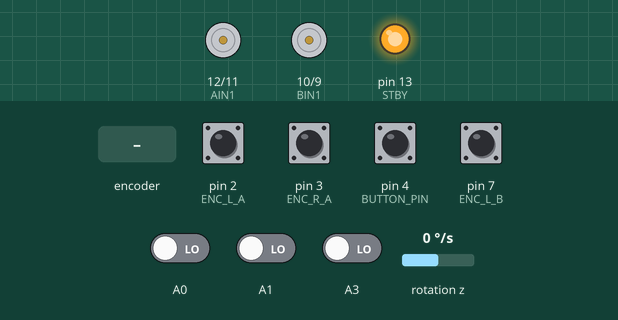
The program below on a simulated Arduino Nano, built with avr-gcc and run on an emulated ATmega328P. On the bench: motor-driver pin pairs drawn as motors (green arrow = first pin HIGH = forward, orange = second pin HIGH = backward, longer = more drive, scaled by the enable pin, stopped while the standby pin is LOW), output pins drawn as LEDs (lit = HIGH). Wiring (inferred from the names in the program): MPU-6050 motion sensor at I2C address 0x68. The test bench sets the inputs (shaded band); at power-on: pin 2 (ENC_L_A), pin 3 (ENC_R_A), pin 4 (BUTTON_PIN), pin 7 (ENC_L_B) HIGH, A0, A1, A3 LOW, rotation z 0 °/s. Pins used as bus, display or sensor lines are not drawn; what the program prints to the serial monitor is not drawn.

Above: at 1.2 s.
1.3 s: pin 4 (BUTTON_PIN) pulled LOW for 0.15 s
4.4 s: pin 4 (BUTTON_PIN) pulled LOW for 1 s
At 7.2 s:
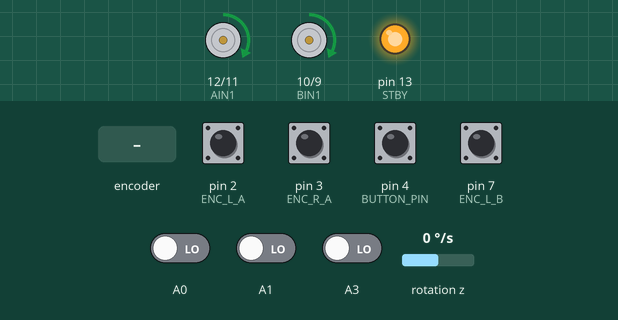
7.6 s: rotation z set to -192 °/s
At 8.3 s:
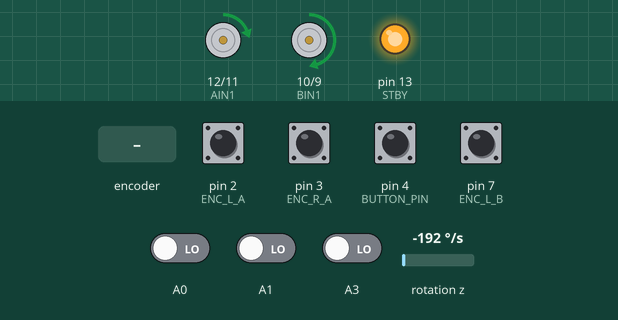
10.6 s: rotary encoder on pin 2 (ENC_L_A) / pin 7 (ENC_L_B) turned 3 steps (first pin leading)
14.2 s: rotation z set to 0 °/s
At 14.2 s:
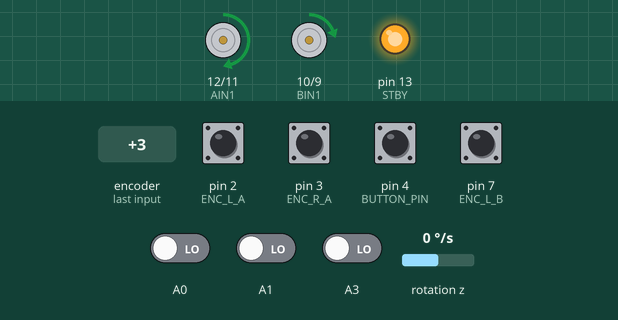
15.7 s: rotation z set to 2 °/s
At 18.9 s:
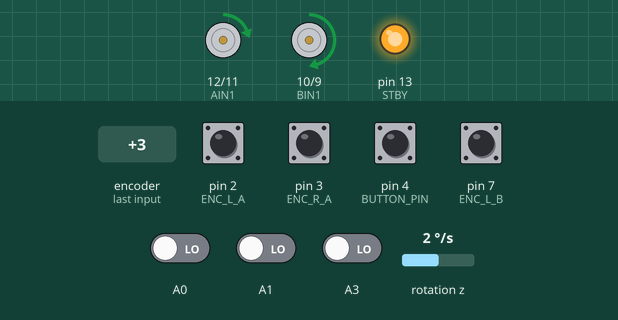
Timing chart, 0 to 19.7 s (numbered marks = the images above; inputs shaded):
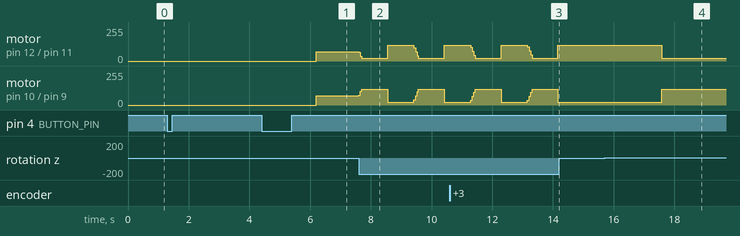

The program:

main.cpp
```cpp
// Test: Stage 6 — Exploration Mode
// This is the first PHYSICAL integration test. The robot will:
//   1. Start at (0,0) facing NORTH
//   2. On each step: read sensors, update maze, flood fill, choose dir, turn, move
//   3. Stop when it reaches the goal zone (center 4 cells)
// Serial Monitor will show coordinates and maze state after each step.

#include "config.h"
#include "motion.h"
#include "imu.h"
#include "motors.h"
#include "encoders.h"
#include "sensors.h"
#include "maze.h"
#include "navigation.h"
#include <Arduino.h>

// ── Button state machine ─────────────────────────────────────────────────────
enum TestState { TST_IDLE, TST_CALIBRATING, TST_READY, TST_EXPLORING, TST_DONE };
TestState state = TST_IDLE;

unsigned long buttonPressTime = 0;
bool buttonHeld = false;

bool checkLongPress() {
  if (digitalRead(BUTTON_PIN) == LOW) {
    if (buttonPressTime == 0) buttonPressTime = millis();
    else if (millis() - buttonPressTime > 1000) { buttonHeld = true; return true; }
  } else {
    if (buttonHeld) { buttonHeld = false; buttonPressTime = 0; return false; }
    buttonPressTime = 0;
  }
  return false;
}

void waitForRelease() {
  while (digitalRead(BUTTON_PIN) == LOW) delay(10);
  delay(50);
}

// ─────────────────────────────────────────────────────────────────────────────
void setup() {
  Serial.begin(115200);
  pinMode(BUTTON_PIN, INPUT_PULLUP);

  initMotion();
  initSensors();

  Serial.println(F("=== Stage 6: Exploration Mode ==="));
  Serial.println(F("Place robot at maze position (0,0) facing NORTH."));
  Serial.println(F("Click button to calibrate IMU."));
}

void loop() {
  // ── Long-press = reset ─────────────────────────────────────────────────────
  if (checkLongPress()) {
    Serial.println(F("\n[RESET] Returning to IDLE."));
    state = TST_IDLE;
    brake();
    delay(500);
    buttonHeld = false;
    buttonPressTime = 0;
    Serial.println(F("Click button to calibrate IMU."));
    return;
  }

  switch (state) {

    case TST_IDLE:
      if (digitalRead(BUTTON_PIN) == LOW && !buttonHeld) {
        waitForRelease();
        state = TST_CALIBRATING;
      }
      break;

    case TST_CALIBRATING:
      Serial.println(F("Calibrating IMU — keep bot STILL..."));
      initIMU();

      // Initialize at (7,0) facing NORTH for right-side start.
      // Modify to (0,0, NORTH) if starting from the left side later.
      initNavigation(7, 0, NORTH);

      Serial.println(F("Ready! Click button to START EXPLORATION."));
      state = TST_READY;
      break;

    case TST_READY:
      if (digitalRead(BUTTON_PIN) == LOW && !buttonHeld) {
        waitForRelease();
        delay(500); // Small pause before launch
        Serial.println(F("Starting exploration..."));
        state = TST_EXPLORING;
      }
      break;

    case TST_EXPLORING: {
      // Log current position before moving
      Serial.print(F("Pos: ("));
      Serial.print(botX); Serial.print(F(","));
      Serial.print(botY); Serial.print(F(") Dir: "));
      const char* dNames[] = { "N", "E", "S", "W" };
      Serial.println(dNames[botDir]);

      // Execute one explore step
      bool atGoal = exploreStep();

      if (atGoal) {
        Serial.println(F("\n*** GOAL REACHED! ***"));
        Serial.print(F("Final position: ("));
        Serial.print(botX); Serial.print(F(","));
        Serial.print(botY); Serial.println(F(")"));
        Serial.println(F("Hold button to reset and run again."));

        printMaze();

        state = TST_DONE;
      }
      break;
    }

    case TST_DONE:
      // Wait for long-press reset
      break;
  }
}
```

encoders.h
```cpp
#pragma once

#include "config.h"

extern volatile long leftTicks;
extern volatile long rightTicks;

void initEncoders();
void resetEncoders();
long getLeftTicks();
long getRightTicks();
```

floodfill.h
```cpp
#pragma once

#include <stdint.h>
#include "config.h"
#include "maze.h"

void floodFill();
Direction getBestDirection(uint8_t x, uint8_t y, Direction heading);
```

imu.h
```cpp
#pragma once

#include "config.h"

bool initIMU();
bool calibrateGyro();
void updateYawAngle();
float getYawAngle();
void resetYaw();
```

maze.h
```cpp
#pragma once

#include <stdint.h>
#include "config.h"

struct Cell {
  uint8_t walls;     // Bitmask: bit 0=N, 1=E, 2=S, 3=W
  uint8_t distance;  // Flood fill distance value (0-255)
  bool visited;      // Has robot entered this cell?
};

extern Cell maze[MAZE_SIZE][MAZE_SIZE];

void initMaze();
void updateWalls(uint8_t x, uint8_t y, Direction heading,
                 bool wF, bool wL, bool wR);
bool isGoal(uint8_t x, uint8_t y);
void printMaze();
```

motion.h
```cpp
#pragma once

#include "config.h"

// Initialize motion dependencies (if any specific state is needed)
void initMotion();

// High level movement functions
void moveForward(float distance_cm);
void turnRight90();
void turnLeft90();
void turnBack();

// Helpers to get IMU and Encoders for PID feedback loops
void updateMotionState();
```

motors.h
```cpp
#pragma once

#include "config.h"

void initMotors();
void setMotors(int leftPWM, int rightPWM);
void brake();
```

navigation.h
```cpp
#pragma once

#include <stdint.h>
#include "config.h"
#include "maze.h"

// ── Robot position state (exported so test sketches can read them) ──────────
extern uint8_t  botX;
extern uint8_t  botY;
extern Direction botDir;

// ── Lifecycle ────────────────────────────────────────────────────────────────
void initNavigation(uint8_t startX = 0, uint8_t startY = 0, Direction startHeading = NORTH);

// ── Exploration ──────────────────────────────────────────────────────────────
// Execute exactly one explore step:
//   read sensors → update walls → flood fill → choose direction → turn → move
// Returns true when the goal has been reached.
bool exploreStep();

// ── Turn helper ──────────────────────────────────────────────────────────────
// Turn the bot to face `target` from `current` using the shortest rotation.
void turnToFace(Direction target, Direction current);

// ── Speed-run (Stage 7) stubs ────────────────────────────────────────────────
void computeSpeedRunPath();
void executeSpeedRun();
```

sensors.h
```cpp
#pragma once

#include "config.h"

// Expose state variables for debugging/dashboarding
extern float distFront;
extern float distLeft;
extern float distRight;

extern bool isWallFront;
extern bool isWallLeft;
extern bool isWallRight;

void initSensors();

// Call this function continuously in the loop to get fresh data
void updateSensors();

bool wallFront();
bool wallLeft();
bool wallRight();
```

encoders.cpp
```cpp
#include "encoders.h"
#include <Arduino.h>

volatile long leftTicks = 0;
volatile long rightTicks = 0;

void leftISR() {
  // Left motor forward = +ve ticks
  if (digitalRead(ENC_L_B) == LOW)
    leftTicks++;
  else
    leftTicks--;
}

void rightISR() {
  // Right motor forward = +ve ticks
  if (digitalRead(ENC_R_B) == HIGH)
    rightTicks++;
  else
    rightTicks--;
}

void initEncoders() {
  pinMode(ENC_L_A, INPUT);
  pinMode(ENC_L_B, INPUT);
  pinMode(ENC_R_A, INPUT);
  pinMode(ENC_R_B, INPUT);

  // Left encoder on D2 (INT0), Right encoder on D3 (INT1)
  attachInterrupt(digitalPinToInterrupt(ENC_L_A), leftISR, RISING);
  attachInterrupt(digitalPinToInterrupt(ENC_R_A), rightISR, RISING);
}

void resetEncoders() {
  noInterrupts();
  leftTicks = 0;
  rightTicks = 0;
  interrupts();
}

long getLeftTicks() {
  noInterrupts();
  long t = leftTicks;
  interrupts();
  return t;
}

long getRightTicks() {
  noInterrupts();
  long t = rightTicks;
  interrupts();
  return t;
}
```

floodfill.cpp
```cpp
#include "floodfill.h"
#include "maze.h"
#include <Arduino.h>


#define QUEUE_SIZE 128

// ─────────────────────────────────────────────────────────────────────────────
// Neighbor offsets and wall masks for N, E, S, W
// ─────────────────────────────────────────────────────────────────────────────
static const int8_t dx[4] = {  0, +1,  0, -1 };  // N, E, S, W
static const int8_t dy[4] = { +1,  0, -1,  0 };
static const uint8_t wallBit[4] = { WALL_N, WALL_E, WALL_S, WALL_W };

// ─────────────────────────────────────────────────────────────────────────────
// floodFill: BFS from all 4 goal cells outward.
//   Every reachable cell gets a distance = fewest open-wall hops to goal.
// ─────────────────────────────────────────────────────────────────────────────
void floodFill() {
  // 1. Reset all distances
  for (uint8_t x = 0; x < MAZE_SIZE; x++) {
    for (uint8_t y = 0; y < MAZE_SIZE; y++) {
      maze[x][y].distance = 255;
    }
  }

  // 2. BFS queue (fixed array — no heap allocation on Arduino)
  //    Each entry is packed as (x << 4 | y) for compactness (values 0-7 each)
  uint8_t queue[QUEUE_SIZE];
  uint8_t head = 0, tail = 0;

  // 3. Seed the 4 goal cells at distance 0
  const uint8_t goalX[] = { GOAL_X1, GOAL_X1, GOAL_X2, GOAL_X2 };
  const uint8_t goalY[] = { GOAL_Y1, GOAL_Y2, GOAL_Y1, GOAL_Y2 };

  for (uint8_t i = 0; i < 4; i++) {
    uint8_t gx = goalX[i], gy = goalY[i];
    maze[gx][gy].distance = 0;
    queue[tail++] = (gx << 4) | gy;
  }

  // 4. BFS propagation
  while (head != tail) {
    uint8_t cell = queue[head++];
    if (head >= QUEUE_SIZE) head = 0; // ring buffer wrap

    uint8_t cx = (cell >> 4) & 0x0F;
    uint8_t cy = cell & 0x0F;

    uint8_t nextDist = maze[cx][cy].distance + 1;

    for (uint8_t dir = 0; dir < 4; dir++) {
      // Skip if there is a wall between current cell and neighbor
      if (maze[cx][cy].walls & wallBit[dir]) continue;

      int8_t nx = cx + dx[dir];
      int8_t ny = cy + dy[dir];

      // Bounds check
      if (nx < 0 || nx >= MAZE_SIZE || ny < 0 || ny >= MAZE_SIZE) continue;

      // Only update if we found a shorter path
      if (maze[nx][ny].distance > nextDist) {
        maze[nx][ny].distance = nextDist;
        queue[tail++] = ((uint8_t)nx << 4) | (uint8_t)ny;
        if (tail >= QUEUE_SIZE) tail = 0; // ring buffer wrap
      }
    }
  }
}

// ─────────────────────────────────────────────────────────────────────────────
// getBestDirection: Find the open neighbor with the lowest flood fill distance.
//   Prefers straight ahead to minimize turns if there's a tie.
// ─────────────────────────────────────────────────────────────────────────────
Direction getBestDirection(uint8_t x, uint8_t y, Direction heading) {
  uint8_t  bestDist = 255;
  Direction bestDir  = heading; // default: keep going straight

  // Check all 4 directions, prioritizing the current heading for ties
  for (int8_t offset = 0; offset < 4; offset++) {
    // Order: 0=straight, -1=right, 1=left, 2=back (encoded as 0,1,3,2)
    int8_t prio[4] = { 0, 1, 3, 2 }; // offsets from heading, priority order
    Direction dir = (Direction)(((int)heading + prio[offset] + 4) % 4);

    // Check for wall
    if (maze[x][y].walls & wallBit[dir]) continue;

    int8_t nx = x + dx[dir];
    int8_t ny = y + dy[dir];

    if (nx < 0 || nx >= MAZE_SIZE || ny < 0 || ny >= MAZE_SIZE) continue;

    if (maze[nx][ny].distance < bestDist) {
      bestDist = maze[nx][ny].distance;
      bestDir  = dir;
    }
  }

  return bestDir;
}
```

imu.cpp
```cpp
#include "imu.h"
#include "config.h"
#include <Arduino.h>
#include <Wire.h>

static float yawAngle = 0.0;
static float gyroBias = 0.0;
static unsigned long lastIMUTime = 0;

static int16_t readRawGyro() {
  Wire.beginTransmission(MPU_ADDR);
  Wire.write(GYRO_REG);
  Wire.endTransmission(false);
  Wire.requestFrom(MPU_ADDR, 2);
  return Wire.read() << 8 | Wire.read();
}

bool initIMU() {
  Wire.begin();

  // Wake up MPU6050
  Wire.beginTransmission(MPU_ADDR);
  Wire.write(0x6B); // PWR_MGMT_1
  Wire.write(0x00);
  if (Wire.endTransmission() != 0) {
    return false; // MPU not found
  }

  // Set gyro range to ±250°/s
  Wire.beginTransmission(MPU_ADDR);
  Wire.write(0x1B);
  Wire.write(0x00);
  Wire.endTransmission();

  // Calibrate the IMU so that robot doesn't drift
  // wildly before we even begin!
  calibrateGyro();

  return true;
}

bool calibrateGyro() {
  long sum = 0;
  // Discard first few readings
  for (int i = 0; i < 50; i++) {
    readRawGyro();
    delay(2);
  }

  // Average 400 samples
  for (int i = 0; i < 400; i++) {
    sum += readRawGyro();
    delay(5);
  }
  gyroBias = sum / 400.0;
  lastIMUTime = micros();
  return true;
}

void updateYawAngle() {
  unsigned long now = micros();
  float dt = (now - lastIMUTime) / 1000000.0;
  lastIMUTime = now;

  int16_t raw = readRawGyro();
  float rate = (raw - gyroBias) / GYRO_SENS;

  // Positive yaw = left, negative yaw = right
  yawAngle += rate * dt;

  // Wrap to +/- 180 degrees
  if (yawAngle > 180.0) yawAngle -= 360.0;
  if (yawAngle < -180.0) yawAngle += 360.0;
}

float getYawAngle() {
  return yawAngle;
}

void resetYaw() {
  yawAngle = 0.0;
}
```

maze.cpp
```cpp
#include "maze.h"
#include <Arduino.h>


Cell maze[MAZE_SIZE][MAZE_SIZE];

// ─────────────────────────────────────────────────────────────────────────────
// initMaze: Reset all cells and stamp in the outer perimeter walls
// ─────────────────────────────────────────────────────────────────────────────
void initMaze() {
  for (uint8_t x = 0; x < MAZE_SIZE; x++) {
    for (uint8_t y = 0; y < MAZE_SIZE; y++) {
      maze[x][y].walls    = 0;
      maze[x][y].distance = 255; // Unknown / infinity
      maze[x][y].visited  = false;
    }
  }

  // Stamp outer perimeter walls
  for (uint8_t i = 0; i < MAZE_SIZE; i++) {
    maze[i][0].walls          |= WALL_S; // Bottom row: South wall
    maze[i][MAZE_SIZE-1].walls |= WALL_N; // Top row: North wall
    maze[0][i].walls          |= WALL_W; // Left col: West wall
    maze[MAZE_SIZE-1][i].walls |= WALL_E; // Right col: East wall
  }
}

// ─────────────────────────────────────────────────────────────────────────────
// updateWalls: Translate relative sensor readings to absolute wall bitmasks.
//   heading = robot's absolute compass direction (NORTH=0, EAST=1, SOUTH=2, WEST=3)
//   wF = front wall seen, wL = left wall seen, wR = right wall seen
// ─────────────────────────────────────────────────────────────────────────────
void updateWalls(uint8_t x, uint8_t y, Direction heading,
                 bool wF, bool wL, bool wR) {

  // Map (heading + relative offset) to absolute direction bitmask
  // Offset: 0=Front, 3=Left(-1=+3), 1=Right
  auto absBit = [](Direction h, int offset) -> uint8_t {
    int dir = ((int)h + offset) % 4;
    switch (dir) {
      case 0: return WALL_N;
      case 1: return WALL_E;
      case 2: return WALL_S;
      case 3: return WALL_W;
    }
    return 0;
  };

  // Absolute bitmasks for each relative sensor
  uint8_t frontBit = absBit(heading, 0);
  uint8_t rightBit = absBit(heading, 1);
  uint8_t leftBit  = absBit(heading, 3);

  if (wF) maze[x][y].walls |= frontBit;
  if (wR) maze[x][y].walls |= rightBit;
  if (wL) maze[x][y].walls |= leftBit;

  // ── Mirror to neighbors ────────────────────────────────────────────────────
  // Each wall is shared between two adjacent cells. We must update both.
  // Neighbor offsets: N=(0,+1), E=(+1,0), S=(0,-1), W=(-1,0)
  auto mirrorWall = [&](uint8_t bit) {
    int nx = x, ny = y;
    uint8_t mirrorBit;
    switch (bit) {
      case WALL_N: ny++; mirrorBit = WALL_S; break;
      case WALL_S: ny--; mirrorBit = WALL_N; break;
      case WALL_E: nx++; mirrorBit = WALL_W; break;
      case WALL_W: nx--; mirrorBit = WALL_E; break;
      default: return;
    }
    if (nx >= 0 && nx < MAZE_SIZE && ny >= 0 && ny < MAZE_SIZE) {
      maze[nx][ny].walls |= mirrorBit;
    }
  };

  if (wF) mirrorWall(frontBit);
  if (wR) mirrorWall(rightBit);
  if (wL) mirrorWall(leftBit);

  maze[x][y].visited = true;
}

bool isGoal(uint8_t x, uint8_t y) {
  return (x == GOAL_X1 || x == GOAL_X2) &&
         (y == GOAL_Y1 || y == GOAL_Y2);
}

// ─────────────────────────────────────────────────────────────────────────────
// printMaze: Renders an ASCII representation of the 8x8 grid to Serial.
//   Each cell is drawn with N/S/E/W walls and the distance number.
// ─────────────────────────────────────────────────────────────────────────────
void printMaze() {
  Serial.println(F("\n=== MAZE STATE ==="));

  // Print from North (top) down to South (bottom)
  for (int y = MAZE_SIZE - 1; y >= 0; y--) {

    // --- Top border of this row ---
    for (uint8_t x = 0; x < MAZE_SIZE; x++) {
      Serial.print((maze[x][y].walls & WALL_N) ? "+---" : "+   ");
    }
    Serial.println("+");

    // --- Cell content row ---
    for (uint8_t x = 0; x < MAZE_SIZE; x++) {
      // Print left wall
      Serial.print((maze[x][y].walls & WALL_W) ? "|" : " ");

      // Print distance or '??' if not yet calculated
      if (maze[x][y].distance < 255) {
        char buf[4];
        sprintf(buf, "%3u", maze[x][y].distance);
        Serial.print(buf);
      } else {
        Serial.print(" ? ");
      }
    }
    // Print rightmost wall
    Serial.print((maze[MAZE_SIZE-1][y].walls & WALL_E) ? "|" : " ");
    Serial.println();
  }

  // --- Bottom border of the last row ---
  for (uint8_t x = 0; x < MAZE_SIZE; x++) {
    Serial.print((maze[x][0].walls & WALL_S) ? "+---" : "+   ");
  }
  Serial.println("+");
  Serial.println();
}
```

motors.cpp
```cpp
#include "motors.h"
#include <Arduino.h>

void initMotors() {
  pinMode(PWMA, OUTPUT);
  pinMode(AIN1, OUTPUT);
  pinMode(AIN2, OUTPUT);

  pinMode(PWMB, OUTPUT);
  pinMode(BIN1, OUTPUT);
  pinMode(BIN2, OUTPUT);

  pinMode(STBY, OUTPUT);
  digitalWrite(STBY, HIGH); // Enable motor driver
}

void setMotors(int leftSpeed, int rightSpeed) {
  // Constrain speeds
  leftSpeed = constrain(leftSpeed, -255, 255);
  rightSpeed = constrain(rightSpeed, -255, 255);

  // Left Motor (PWMA, AIN1, AIN2)
  if (leftSpeed == 0) {
    digitalWrite(AIN1, LOW);
    digitalWrite(AIN2, LOW);
    analogWrite(PWMA, 0);
  } else if (leftSpeed > 0) {
    digitalWrite(AIN1, HIGH);
    digitalWrite(AIN2, LOW);
    analogWrite(PWMA, leftSpeed);
  } else {
    digitalWrite(AIN1, LOW);
    digitalWrite(AIN2, HIGH);
    analogWrite(PWMA, -leftSpeed);
  }

  // Right Motor (PWMB, BIN1, BIN2)
  if (rightSpeed == 0) {
    digitalWrite(BIN1, LOW);
    digitalWrite(BIN2, LOW);
    analogWrite(PWMB, 0);
  } else if (rightSpeed > 0) {
    digitalWrite(BIN1, HIGH);
    digitalWrite(BIN2, LOW);
    analogWrite(PWMB, rightSpeed);
  } else {
    digitalWrite(BIN1, LOW);
    digitalWrite(BIN2, HIGH);
    analogWrite(PWMB, -rightSpeed);
  }
}

void brake() {
  digitalWrite(AIN1, HIGH);
  digitalWrite(AIN2, HIGH);
  analogWrite(PWMA, 0);

  digitalWrite(BIN1, HIGH);
  digitalWrite(BIN2, HIGH);
  analogWrite(PWMB, 0);
}
```

Source omitted: motion.cpp (6126 bytes), navigation.cpp (4318 bytes), sensors.cpp (3096 bytes), config.h (4262 bytes)

Measured:
- the behaviour switches between 1 and 2 °/s on rotation z (found by bisection; images 3 and 4)
- after the input at 1.3 s, every drawn part: stays the same
- after the input at 4.4 s, motor on pin 12 (AIN1) / pin 11 (AIN2), motor on pin 10 (BIN1) / pin 9 (BIN2): stopped → forward 70/255 after 1.8 s
- after the input at 7.6 s, motor on pin 12 (AIN1) / pin 11 (AIN2): ramps from forward 120/255 to forward 20/255 and jumps back, once every 1.9 s; motor on pin 10 (BIN1) / pin 9 (BIN2): ramps from forward 20/255 to forward 120/255 and jumps back, once every 1.9 s
- after the input at 14.2 s, motor on pin 12 (AIN1) / pin 11 (AIN2): stays forward 120/255 (without the input it goes to forward 109/255 after 0.83 s); motor on pin 10 (BIN1) / pin 9 (BIN2): stays forward 20/255 (without the input it goes to forward 31/255 after 0.83 s)
- after the input at 15.7 s, motor on pin 12 (AIN1) / pin 11 (AIN2): forward 120/255 → forward 20/255 after 1.9 s; motor on pin 10 (BIN1) / pin 9 (BIN2): forward 20/255 → forward 120/255 after 1.9 s
